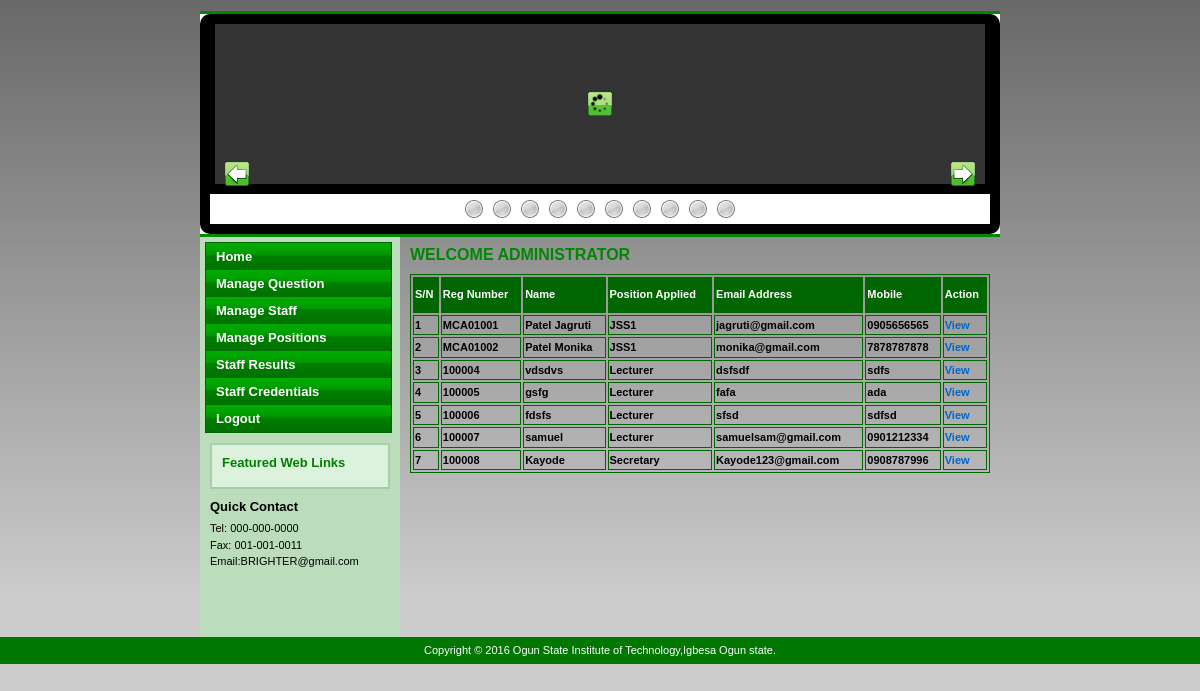
The page /Admin/StaffResult.php on the database its author committed.
### tables this page shows
CREATE TABLE `student_registration` (
  `Student_Id` int(11) NOT NULL,
  `RollNumber` varchar(20) NOT NULL,
  `Name` varchar(20) NOT NULL,
  `Faculty` varchar(100) NOT NULL,
  `Email` varchar(20) NOT NULL,
  `Mobile` varchar(10) NOT NULL,
  `UserName` varchar(20) NOT NULL,
  `Password` varchar(20) NOT NULL,
  `passport` text NOT NULL,
  `resume` text NOT NULL,
  `dateReg` date NOT NULL
);

### Admin/StaffResult.php (the view, shortened to what this page needs)
<!DOCTYPE html PUBLIC "-//W3C//DTD XHTML 1.0 Transitional//EN" "http://www.w3.org/TR/xhtml1/DTD/xhtml1-transitional.dtd">
<html xmlns="http://www.w3.org/1999/xhtml">
<head>
<?php include_once('title.php');?></html>
<link href="../templatemo_style.css" rel="stylesheet" type="text/css" />
	<link rel="stylesheet" type="text/css" href="../sliderman.css" />
</head>
<body>
<div id="templatemo_container">
  <div class="templatemo_line"></div>
  <div id="templatemo_header">
  <?php include_once('slider.php');?>
  </div>
  <div class="templatemo_line"></div>
    <div id="templatemo_content">
    <div id="templatemo_left_column">
	<?php
		include "Header.php";
		?>
	<div class="section_box">
        <div class="subtitle">Featured Web Links</div>
      </div>
   	  <div class="text_area" align="justify">
        <div class="subtitle">Quick Contact</div>
          Tel: 000-000-0000<br />
          Fax: 001-001-0011<br />
          Email:BRIGHTER@gmail.com <br />
          <br />
      </div>
    </div>
      <div id="templatemo_right_column">
   	 		<div class="text_area" align="justify">
          <div class="title">WELCOME ADMINISTRATOR</div>
	        <table width="100%" border="1" bordercolor="#006600" >
          <tr>
                      <th bgcolor="#006600" height="32"  class="style3"><div align="left" class="style9 style5"><strong>S/N</strong></div></th>
                      <th  bgcolor="#006600" class="style3"><div align="left" class="style9 style5"><strong>Reg Number</strong></div></th>
                      <th bgcolor="#006600"  class="style3"><div align="left" class="style9 style5"><strong>Name</strong></div></th>
                      <th bgcolor="#006600" height="32"><div align="left" class="style9 style5"><strong>Position Applied</strong></div></th>
                      <th bgcolor="#006600"  class="style3"><div align="left" class="style9 style5"><strong>Email Address</strong></div></th>
                       <th bgcolor="#006600" class="style3"><div align="left" class="style9 style5"><strong>Mobile</strong></div></th>
                      <th  bgcolor="#006600" class="style3"><div align="left" class="style9 style5"><strong>Action</strong></div></th>
                    </tr>
              <?php
$con = mysql_connect("localhost","root");
$sql = "select * from student_registration";
$result = mysql_query($sql,$con);
$k=0;
while($row = mysql_fetch_array($result))
{$k = $k + 1;
$Id=$row['Student_Id'];
$RollNumber=$row['RollNumber'];
$Name=$row['Name'];
$Faculty=$row['Faculty'];
$Email=$row['Email'];
$Mobile=$row['Mobile'];
?>
              <tr>
                      <td  class="style3"><div align="left" class="style9 style6"><strong><?php echo $k;?></strong></div></td>
                      <td  class="style3"><div align="left" class="style9 style6"><strong><?php echo $RollNumber;?></strong></div></td>
                      <td  class="style3"><div align="left" class="style9 style6"><strong><?php echo $Name;?></strong></div></td>
                      <td class="style3"><div align="left" class="style9 style6"><strong><?php echo $Faculty;?></strong></div></td>
                      <td  class="style3"><div align="left" class="style9 style6"><strong><?php echo $Email;?></strong></div></td>
                      <td  class="style3"><div align="left" class="style9 style6"><strong><?php echo $Mobile;?></strong></div></td>
                      <td  class="style3"><div align="left" class="style9 style6"><strong><a href="ViewStaffResult.php?StuId=<?php echo $Id;?>">View</a></strong></div></td>
                    </tr>
              <?php
}
?>
            </table>
          <p>&nbsp;</p>
	<h1>&nbsp;</h1>
	  </div>
	</div>
</div>
</div>
	<div id="templatemo_footer" align="center">
  <?php include_once('footer.php');?></div></div></body>
</body>
</html>

### templatemo_style.css (style rules this page uses)
body { margin:0; padding:0; line-height: 1.5em; font-family: Verdana, Arial, Helvetica, sans-serif; font-size: 11px; background: #CCCCCC url(images/templatemo_bg.gif) repeat-x; }
a:link { color: #0066CC; text-decoration: none }
#templatemo_container { width: 800px; margin: auto; background: #FFFFFF; }
#templatemo_header { clear: left; height: 160px; }
#templatemo_content { width: 800px; }
#templatemo_left_column { background: #BBDDBB; float: left; width: 200px; min-height: 400px; }
#templatemo_right_column { float: left; width: 600px; min-height: 400px; }
#templatemo_footer { clear: left; background: #007700; padding: 5px; color: #FFFFFF; }
.templatemo_line { clear: left; height: 3px; background: #008800; }
.section_box { margin: 10px; padding: 10px; border: 2px solid #AACCAA; background: #DDF2DD; color: #008000; }
.text_area { margin: 10px; }
.title { padding-bottom: 10px; font-size: 16px; font-weight: bold; color: #008800; }
.subtitle { padding-bottom: 5px; font-family: Verdana, Arial, Helvetica, sans-serif; font-size: 13px; font-weight: bold; }

### Admin/StaffResult.php (style rules this page uses)
.style5 { color: #FFFFFF }
.style6 { color: #000000 }

### rows shown on the page
student_registration: RollNumber "MCA01001", Name "Patel Jagruti", Faculty "JSS1", Email "jagruti@gmail.com", Mobile "0905656565"
student_registration: RollNumber "MCA01002", Name "Patel Monika", Faculty "JSS1", Email "monika@gmail.com", Mobile "7878787878"
student_registration: RollNumber "100004", Name "vdsdvs", Faculty "Lecturer", Email "dsfsdf", Mobile "sdfs"
student_registration: RollNumber "100005", Name "gsfg", Faculty "Lecturer", Email "fafa", Mobile "ada"
student_registration: RollNumber "100006", Name "fdsfs", Faculty "Lecturer", Email "sfsd", Mobile "sdfsd"
student_registration: RollNumber "100007", Name "samuel", Faculty "Lecturer", Email "samuelsam@gmail.com", Mobile "0901212334"
student_registration: RollNumber "100008", Name "Kayode", Faculty "Secretary", Email "Kayode123@gmail.com", Mobile "0908787996"
